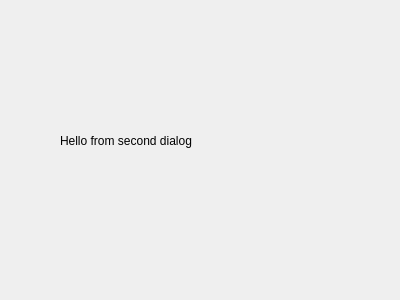
<?xml version="1.0" encoding="UTF-8"?>
<ui version="4.0">
 <class>SecDialog</class>
 <widget class="QDialog" name="SecDialog">
  <property name="geometry">
   <rect>
    <x>0</x>
    <y>0</y>
    <width>400</width>
    <height>300</height>
   </rect>
  </property>
  <property name="windowTitle">
   <string>Dialog</string>
  </property>
  <widget class="QLabel" name="label">
   <property name="geometry">
    <rect>
     <x>60</x>
     <y>90</y>
     <width>241</width>
     <height>101</height>
    </rect>
   </property>
   <property name="text">
    <string>Hello from second dialog</string>
   </property>
  </widget>
 </widget>
 <resources/>
 <connections/>
</ui>
